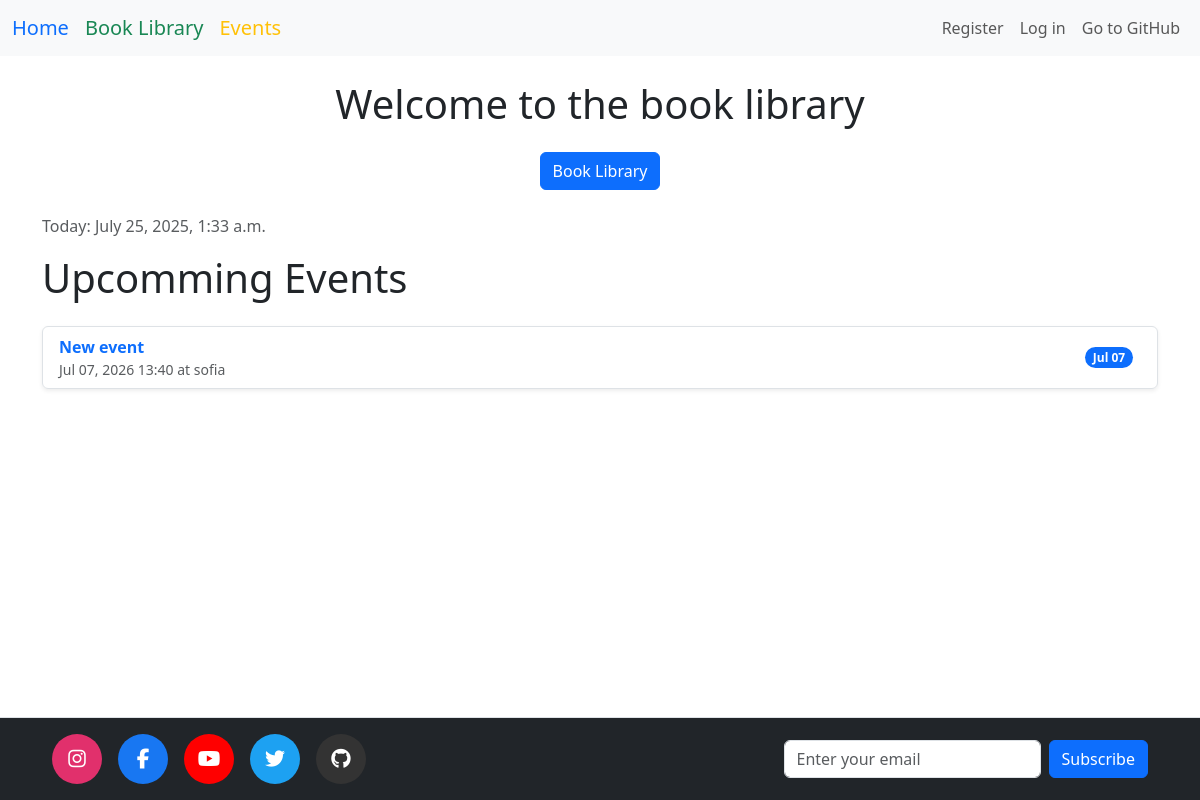
The page / on the database its author committed.
### events/models.py (models this page shows, shortened)
class Event(models.Model):
    title = models.CharField(max_length=200)
    description = models.TextField(null=True, blank=True)
    location = models.CharField(max_length=255)
    start_time = models.DateTimeField(default=timezone.now)
    end_time = models.DateTimeField(default=timezone.now)
    created_at = models.DateTimeField(auto_now_add=True)

### books/views.py (the view)
# urls.py: path('', views.index, name='index'),
def index(request):
    upcoming_events = Event.objects.filter(start_time__gte=timezone.now()).order_by('start_time')
    now = timezone.now()
    context = {
        'events': upcoming_events,
        'time': now,
        'title': 'Upcomming Events'
    }
    return render(request, 'index.html', context)

### books/forms.py
class EmailSubscriptionForm(forms.Form):
    email = forms.EmailField(
        widget=forms.EmailInput(attrs={
            'class': 'form-control',
            'placeholder': 'Enter your email',
            'required': True,
        }),
        label=""
    )

### books/context_processors.py (called while the page is built)
def subscription_form(request):
    return {
        'subscribe_form': EmailSubscriptionForm()
    }

### templates/index.html
{% extends 'base.html' %}
{% block content %}
<div class="text-center my-4">
  <h1>Welcome to the book library</h1>
  <a href="{% url 'book_list' %}" class="btn btn-primary mt-3">Book Library</a>
</div>
{% include 'events/event_list.html' %}
{% endblock %}

### templates/events/event_list.html (shortened to what this page needs)
<div class="container my-4">
  <p class="text-muted">Today: {{ time|date:"F j, Y, g:i a" }}</p>
  <h1 class="mb-4">{{ title }}</h1>
  <ul class="list-group shadow-sm">
    {% for event in events %}
      <li class="list-group-item d-flex justify-content-between align-items-center">
        <div>
          <a href="{% url 'event_details' event.pk %}" class="text-decoration-none fw-bold">
            {{ event.title }}
          </a>
          <div class="text-muted small">
            {{ event.start_time|date:"M d, Y H:i" }} at {{ event.location }}
          </div>
        </div>
        <div class="d-flex align-items-center">
          <span class="badge bg-primary rounded-pill me-2">
            {{ event.start_time|date:"M d" }}
          </span>
        </div>
      </li>
    {% empty %}
      <li class="list-group-item text-center text-muted">No {{ title }}</li>
    {% endfor %}
  </ul>
</div>

### static/css/style.css (style rules this page uses)
body { padding-bottom: 100px; }

### rows shown on the page
Event: title "New event", start_time "Jul 07, 2026 13:40", location "sofia", start_time "Jul 07"

### other values the page prints
{{ title }} "Upcomming Events"
